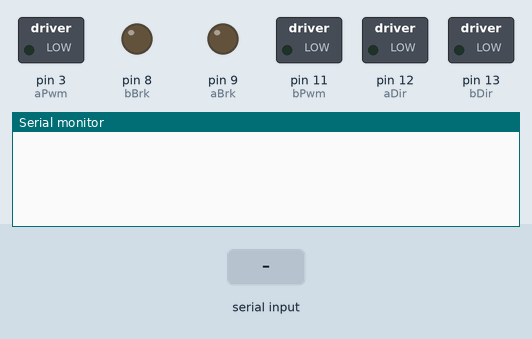
Bench run of a sketch on a simulated Arduino Uno, built with avr-gcc and run on an emulated ATmega328P. Parts: switched loads named in the sketch (green lamp = pin HIGH), output pins drawn as LEDs (lit = HIGH), the last lines printed to the serial monitor. Inputs (shaded band) come from the test bench.

Above: at 1.2 s.
1.3 s: "s90\n" received over Serial
At 1.9 s:
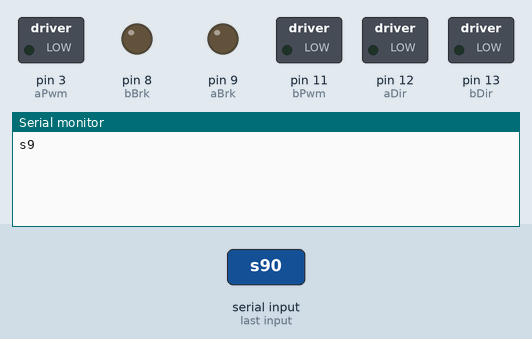
2.8 s: "s,45\n" received over Serial
At 3.1 s:
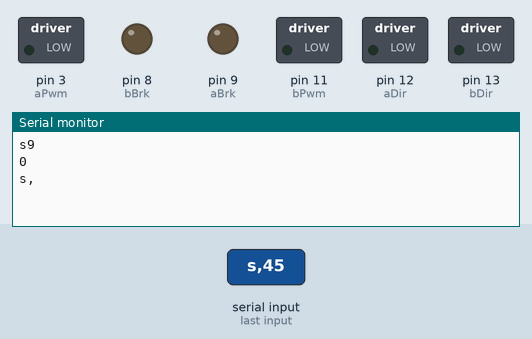
4.3 s: "d90\n" received over Serial
At 5.5 s:
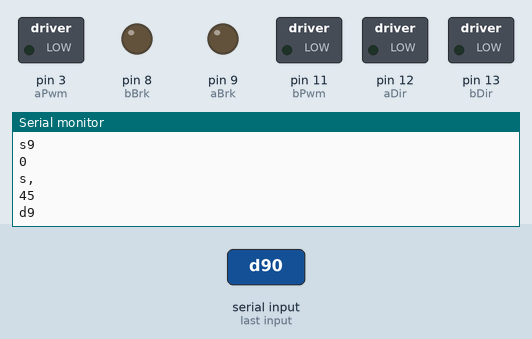

Measured:
- after the input at 1.3 s, the serial monitor: prints a new line at once (image 1)
- after the input at 2.8 s, the serial monitor: prints a new line at once (image 2)
- after the input at 4.3 s, the serial monitor: prints a new line at once (image 3)

The sketch:

motorShield.ino
```cpp
const int aDir = 12, bDir = 13, aPwm = 3, bPwm = 11, aBrk = 9, bBrk = 8;

char c;
int numData;
String s = "";

void setup()
{
  analogWrite(aPwm, 0);
  analogWrite(bPwm, 0);
  pinMode(aDir, OUTPUT);
  pinMode(bDir, OUTPUT);
  pinMode(aBrk, OUTPUT);
  pinMode(bBrk, OUTPUT);
  digitalWrite(aDir, LOW);
  digitalWrite(bDir, LOW);
  digitalWrite(aBrk, LOW);
  digitalWrite(bBrk, LOW);
  Serial.begin(9600);
}

void loop()
{
  if(Serial.available())
  {
    c = Serial.read();
    s += c;
    switch(c)
    {
      case 's':
        while(!Serial.available()){}
        c = Serial.read();
        s += c;
        if( c == 'a')
        {
          while(!Serial.available()){}
          numData = Serial.parseInt();
          s += String(numData);
          analogWrite(aPwm, numData);
        }
        if( c == 'b')
        {
          while(!Serial.available()){}
          numData = Serial.parseInt();
          s += String(numData);
          analogWrite(bPwm, numData);
        }
        Serial.println(s);
        s = "";
        break;
      case 'd':
        while(!Serial.available()){}
        c = Serial.read();
        s += c;
        if( c == 'a')
        {
          while(!Serial.available()){}
          numData = Serial.parseInt();
          s += String(numData);
          digitalWrite(aDir, numData);
        }
        if( c == 'b')
        {
          while(!Serial.available()){}
          numData = Serial.parseInt();
          s += String(numData);
          digitalWrite(bDir, numData);
        }
        Serial.println(s);
        s = "";
        break;
    }
  }
}
```
